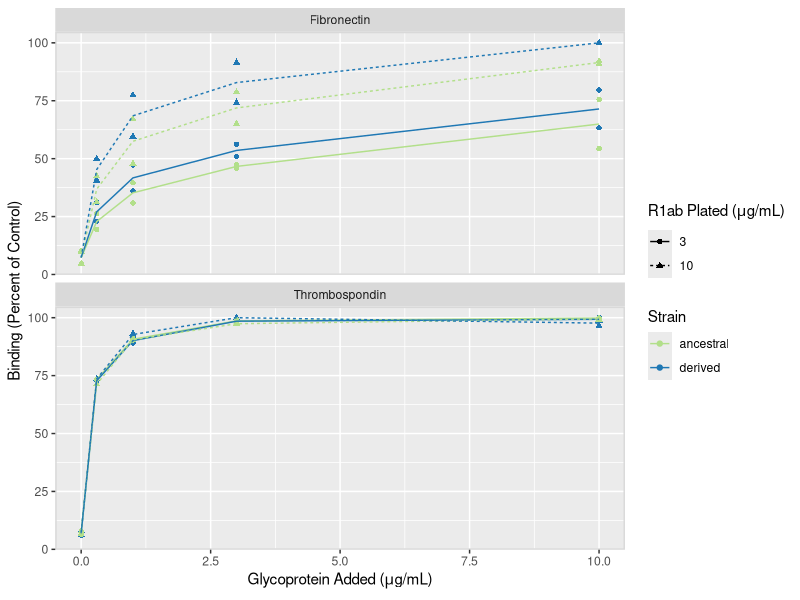

This chart was generated by the following R code:
library(ggplot2)
library(cowplot)
library(dplyr)

fb <- read.table("elisa/fibronectinBinding.txt", header=T)
fb$R1abPlated <- as.factor(fb$R1abPlated)


th <- read.table("elisa/thrombospondinBinding.txt", header=T)
th$R1abPlated <- as.factor(th$R1abPlated)

bind_fb_th <- bind_rows(fb, th, .id = "Glycoprotein")
bind_fb_th$Glycoprotein[bind_fb_th$Glycoprotein == 1] <- "Fibronectin"
bind_fb_th$Glycoprotein[bind_fb_th$Glycoprotein == 2] <- "Thrombospondin"
bind_fb_th_mean <- summarise(group_by(bind_fb_th, Glycoprotein, Strain, GlycoproteinAdded, R1abPlated),
                             mean=mean(PercentMaxBinding))

binding_plot <- ggplot() +
  geom_point(data=bind_fb_th, aes(x=GlycoproteinAdded, y=PercentMaxBinding, shape=R1abPlated, color=Strain)) +
  geom_line(data=bind_fb_th_mean, aes(x=GlycoproteinAdded, y=mean, linetype=R1abPlated, color=Strain)) +
  xlab(expression(paste("Glycoprotein Added (", mu, "g/mL)")))+
  ylab("Binding (Percent of Control)") +
  scale_color_manual(values=c("#b2df8a", "#1f78b4")) +
  facet_wrap(~ Glycoprotein, nrow=2, ncol=1) +
  panel_border()

binding_plot$labels$shape <- expression(paste("R1ab Plated (", mu, "g/mL)"))
binding_plot$labels$linetype <- expression(paste("R1ab Plated (", mu, "g/mL)"))
